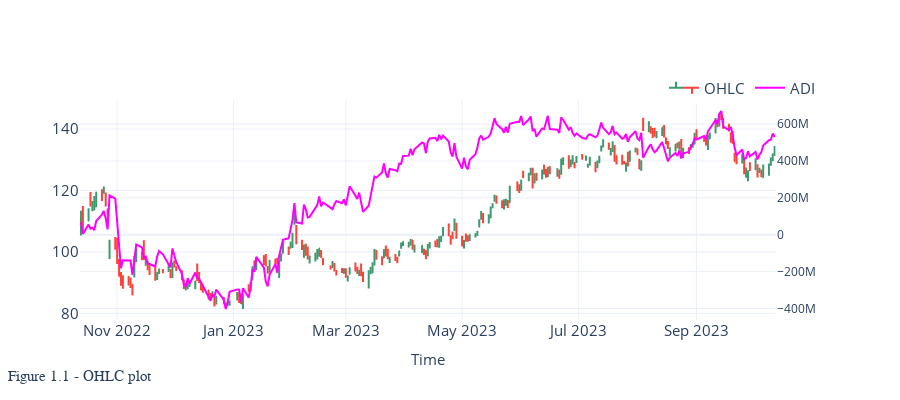

The code cell stored with this chart in its notebook:
### Code cell
import plotly.graph_objects as go
# import make_subplots function from plotly.subplots
# to make grid of plots
from plotly.subplots import make_subplots
 
# use specs parameter in make_subplots function
# to create secondary y-axis
fig = make_subplots(specs=[[{"secondary_y": True}]])

n = 1

text = f"Figure 1.{n} - OHLC plot "

# df = pd.read_csv('https://raw.githubusercontent.com/plotly/datasets/master/finance-charts-apple.csv')

# fig = go.Figure(data=go.Ohlc(x=df.index,
#                     open=df['Open'],
#                     high=df['High'],
#                     low=df['Low'],
#                     close=df['Close']))

fig.add_trace(go.Ohlc(x=df.index,
                    open=df['Open'],
                    high=df['High'],
                    low=df['Low'],
                    close=df['Close'], name="OHLC"))

fig.add_trace(go.Scatter(x=df.index, y=df.volume_adi,
    fill=None, name='ADI',
    mode='lines',
    line_color='magenta'), secondary_y=True)
fig = format_plot(fig, ylabel=" ", text=text)
fig.update(layout_xaxis_rangeslider_visible=False)

fig.show()

### Figure 1 — Plotly figure (JSON) as saved in the notebook; plotly's stock layout.template omitted (floating-point values rounded to 4 significant figures; data arrays with more than 128 entries replaced by an {"elided": "..."} marker saying what was removed)
{"data": [{"close": {"elided": "251 float values"}, "high": {"elided": "251 float values"}, "low": {"elided": "251 float values"}, "name": "OHLC", "open": {"elided": "251 float values"}, "type": "ohlc", "x": {"elided": "251 str values"}}, {"line": {"color": "magenta"}, "mode": "lines", "name": "ADI", "type": "scatter", "x": {"elided": "251 str values"}, "xaxis": "x", "y": {"elided": "251 float values"}, "yaxis": "y2"}], "layout": {"annotations": [{"font": {"family": "Arial Black", "size": 15}, "showarrow": false, "text": "Figure 1.1 - OHLC plot ", "x": -0.1, "xref": "paper", "y": -0.3, "yref": "paper"}], "autosize": false, "height": 400, "legend": {"font": {"size": 15}, "orientation": "h", "title": {}, "x": 1, "xanchor": "right", "y": 0.98, "yanchor": "bottom"}, "title": {"font": {"size": 20}, "x": 0.5, "xanchor": "center", "yanchor": "top"}, "width": 900, "xaxis": {"anchor": "y", "autorange": true, "domain": [0, 0.94], "range": ["2022-10-12 12:00", "2023-10-12 12:00"], "rangeslider": {"visible": false, "yaxis": {}, "yaxis2": {}}, "tickfont": {"size": 15}, "title": {"font": {"size": 15}, "text": "Time"}, "type": "date"}, "yaxis": {"anchor": "x", "autorange": true, "domain": [0, 1], "range": [77.85, 149.4], "tickfont": {"size": 15}, "title": {"font": {"size": 15}, "text": " "}}, "yaxis2": {"anchor": "x", "autorange": true, "overlaying": "y", "range": [-462500000.0, 730200000.0], "side": "right", "type": "linear"}}}
